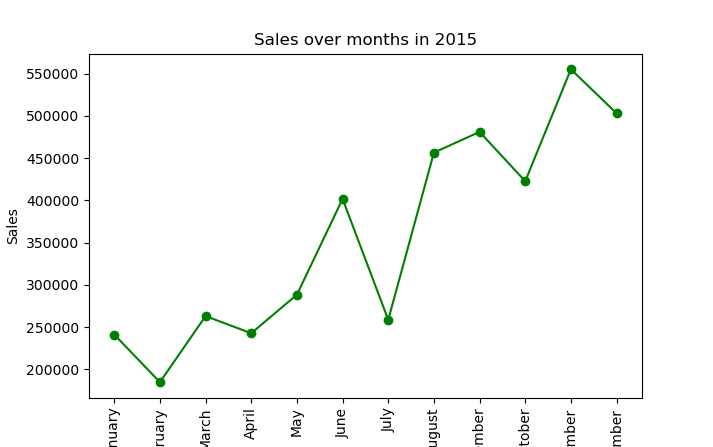

Reproduce this figure in Python.
# A line graph is used to present continuous time-dependent data. It accurately depicts the trend of a variable over a specified time period

import numpy as np
import matplotlib.pyplot as plt

# data
months = np.array(['January', 'February', 'March', 'April', 'May', 'June', 'July', 'August', 'September', 'October', 'November', 'December'])
sales = np.array([241268.56, 184837.36, 263100.77, 242771.86, 288401.05, 401814.06, 258705.68, 456619.94, 481157.24, 422766.63, 555279.03, 503143.69])

# setting the title and labels  for axis
plt.title("Sales over months in 2015")
plt.xlabel("Months")
plt.ylabel("Sales")

# rotate the labels to avoid overlapping
plt.xticks(rotation=90)

# plotting points on graph with green color and showing them with 'o'... other option can be 'x'
plt.plot(months,sales,color="green",marker="o")
plt.show()
